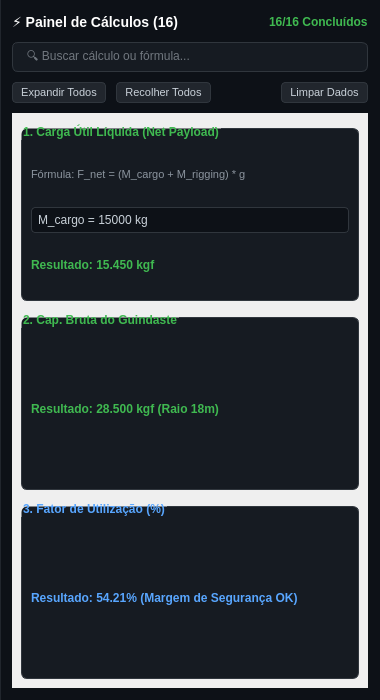
<?xml version="1.0" encoding="UTF-8"?>
<ui version="4.0">
 <class>CalculationPanel</class>
 <widget class="QWidget" name="CalculationPanel">
  <property name="geometry">
   <rect>
    <x>0</x>
    <y>0</y>
    <width>380</width>
    <height>700</height>
   </rect>
  </property>
  <property name="styleSheet">
   <string notr="true">QWidget#CalculationPanel { background-color: #0D1117; border-left: 1px solid #21262D; }</string>
  </property>
  <layout class="QVBoxLayout" name="calcPanelLayout">
   <property name="leftMargin">
    <number>12</number>
   </property>
   <property name="topMargin">
    <number>12</number>
   </property>
   <property name="rightMargin">
    <number>12</number>
   </property>
   <property name="bottomMargin">
    <number>12</number>
   </property>
   <property name="spacing">
    <number>10</number>
   </property>
   <item>
    <layout class="QHBoxLayout" name="calcHeaderLayout">
     <item>
      <widget class="QLabel" name="panelTitle">
       <property name="text">
        <string>⚡ Painel de Cálculos (16)</string>
       </property>
       <property name="styleSheet">
        <string notr="true">color: #FFFFFF; font-weight: 800; font-size: 14px;</string>
       </property>
      </widget>
     </item>
     <item>
      <spacer name="calcHeaderSpacer">
       <property name="orientation">
        <enum>Qt::Horizontal</enum>
       </property>
       <property name="sizeHint" stdset="0">
        <size>
         <width>40</width>
         <height>20</height>
        </size>
       </property>
      </spacer>
     </item>
     <item>
      <widget class="QLabel" name="progressLabel">
       <property name="text">
        <string>16/16 Concluídos</string>
       </property>
       <property name="styleSheet">
        <string notr="true">color: #3FB950; font-weight: bold; font-size: 12px;</string>
       </property>
      </widget>
     </item>
    </layout>
   </item>
   <item>
    <widget class="QLineEdit" name="searchBox">
     <property name="placeholderText">
      <string>🔍 Buscar cálculo ou fórmula...</string>
     </property>
     <property name="styleSheet">
      <string notr="true">QLineEdit { background-color: #161B22; color: #C9D1D9; border: 1px solid #30363D; border-radius: 6px; padding: 6px 12px; font-size: 12px; }</string>
     </property>
    </widget>
   </item>
   <item>
    <layout class="QHBoxLayout" name="calcActionsLayout">
     <item>
      <widget class="QPushButton" name="expandAllBtn">
       <property name="text">
        <string>Expandir Todos</string>
       </property>
       <property name="styleSheet">
        <string notr="true">QPushButton { background-color: #21262D; color: #C9D1D9; border: 1px solid #30363D; border-radius: 4px; padding: 3px 8px; font-size: 11px; }</string>
       </property>
      </widget>
     </item>
     <item>
      <widget class="QPushButton" name="collapseAllBtn">
       <property name="text">
        <string>Recolher Todos</string>
       </property>
       <property name="styleSheet">
        <string notr="true">QPushButton { background-color: #21262D; color: #C9D1D9; border: 1px solid #30363D; border-radius: 4px; padding: 3px 8px; font-size: 11px; }</string>
       </property>
      </widget>
     </item>
     <item>
      <spacer name="actionSpacer">
       <property name="orientation">
        <enum>Qt::Horizontal</enum>
       </property>
       <property name="sizeHint" stdset="0">
        <size>
         <width>40</width>
         <height>20</height>
        </size>
       </property>
      </spacer>
     </item>
     <item>
      <widget class="QPushButton" name="clearAllBtn">
       <property name="text">
        <string>Limpar Dados</string>
       </property>
       <property name="styleSheet">
        <string notr="true">QPushButton { background-color: #21262D; color: #C9D1D9; border: 1px solid #30363D; border-radius: 4px; padding: 3px 8px; font-size: 11px; }</string>
       </property>
      </widget>
     </item>
    </layout>
   </item>
   <item>
    <widget class="QScrollArea" name="calcScrollArea">
     <property name="widgetResizable">
      <bool>true</bool>
     </property>
     <property name="styleSheet">
      <string notr="true">QScrollArea { border: none; background: transparent; }</string>
     </property>
     <widget class="QWidget" name="scrollContainer">
      <property name="geometry">
       <rect>
        <x>0</x>
        <y>0</y>
        <width>356</width>
        <height>580</height>
       </rect>
      </property>
      <layout class="QVBoxLayout" name="blocksLayout">
       <property name="spacing">
        <number>10</number>
       </property>
       <item>
        <!-- Block 1 -->
        <widget class="QGroupBox" name="calcBlock1">
         <property name="title">
          <string>1. Carga Útil Líquida (Net Payload)</string>
         </property>
         <property name="styleSheet">
          <string notr="true">QGroupBox { color: #3FB950; font-weight: bold; border: 1px solid #30363D; border-radius: 6px; margin-top: 6px; padding-top: 10px; background-color: #161B22; }</string>
         </property>
         <layout class="QVBoxLayout" name="block1Layout">
          <item>
           <widget class="QLabel" name="formula1">
            <property name="text">
             <string>Fórmula: F_net = (M_cargo + M_rigging) * g</string>
            </property>
            <property name="styleSheet">
             <string notr="true">color: #8B949E; font-size: 11px;</string>
            </property>
           </widget>
          </item>
          <item>
           <widget class="QLineEdit" name="input1_1">
            <property name="text">
             <string>M_cargo = 15000 kg</string>
            </property>
            <property name="styleSheet">
             <string notr="true">background: #0D1117; color: #C9D1D9; border: 1px solid #30363D; padding: 4px; border-radius: 4px;</string>
            </property>
           </widget>
          </item>
          <item>
           <widget class="QLabel" name="result1">
            <property name="text">
             <string>Resultado: 15.450 kgf</string>
            </property>
            <property name="styleSheet">
             <string notr="true">color: #3FB950; font-weight: bold; font-size: 12px;</string>
            </property>
           </widget>
          </item>
         </layout>
        </widget>
       </item>
       <item>
        <!-- Block 2 -->
        <widget class="QGroupBox" name="calcBlock2">
         <property name="title">
          <string>2. Cap. Bruta do Guindaste</string>
         </property>
         <property name="styleSheet">
          <string notr="true">QGroupBox { color: #3FB950; font-weight: bold; border: 1px solid #30363D; border-radius: 6px; margin-top: 6px; padding-top: 10px; background-color: #161B22; }</string>
         </property>
         <layout class="QVBoxLayout" name="block2Layout">
          <item>
           <widget class="QLabel" name="result2">
            <property name="text">
             <string>Resultado: 28.500 kgf (Raio 18m)</string>
            </property>
            <property name="styleSheet">
             <string notr="true">color: #3FB950; font-weight: bold; font-size: 12px;</string>
            </property>
           </widget>
          </item>
         </layout>
        </widget>
       </item>
       <item>
        <!-- Block 3 -->
        <widget class="QGroupBox" name="calcBlock3">
         <property name="title">
          <string>3. Fator de Utilização (%)</string>
         </property>
         <property name="styleSheet">
          <string notr="true">QGroupBox { color: #58A6FF; font-weight: bold; border: 1px solid #30363D; border-radius: 6px; margin-top: 6px; padding-top: 10px; background-color: #161B22; }</string>
         </property>
         <layout class="QVBoxLayout" name="block3Layout">
          <item>
           <widget class="QLabel" name="result3">
            <property name="text">
             <string>Resultado: 54.21% (Margem de Segurança OK)</string>
            </property>
            <property name="styleSheet">
             <string notr="true">color: #58A6FF; font-weight: bold; font-size: 12px;</string>
            </property>
           </widget>
          </item>
         </layout>
        </widget>
       </item>
      </layout>
     </widget>
    </widget>
   </item>
  </layout>
 </widget>
 <resources/>
 <connections/>
</ui>
